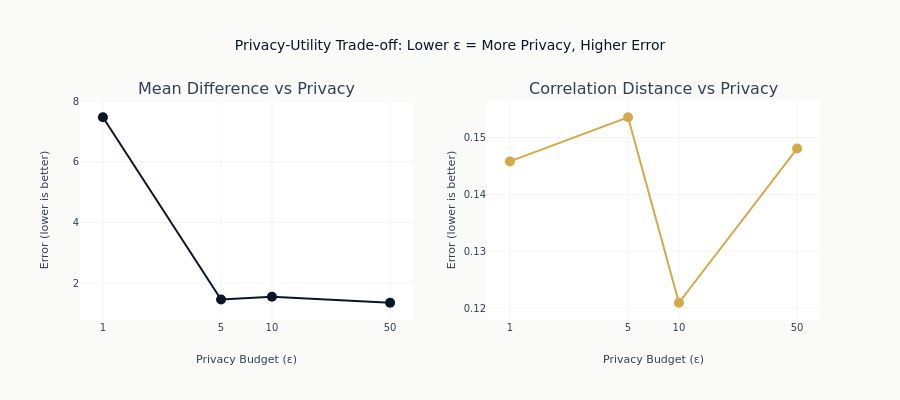

This figure's notebook cell:
### Code cell
# Plot trade-off
results_df = pl.DataFrame(tradeoff_results)

fig = make_subplots(
    rows=1,
    cols=2,
    subplot_titles=["Mean Difference vs Privacy", "Correlation Distance vs Privacy"],
)

fig.add_trace(
    go.Scatter(
        x=results_df["epsilon"].to_list(),
        y=results_df["mean_diff"].to_list(),
        mode="lines+markers",
        marker=dict(size=10),
        line_color=COLORS["blue"],
    ),
    row=1,
    col=1,
)
fig.add_trace(
    go.Scatter(
        x=results_df["epsilon"].to_list(),
        y=results_df["corr_diff"].to_list(),
        mode="lines+markers",
        marker=dict(size=10),
        line_color=COLORS["amber"],
    ),
    row=1,
    col=2,
)

fig.update_xaxes(
    title_text="Privacy Budget (ε)",
    type="log",
    tickvals=[1, 5, 10, 50],
    ticktext=["1", "5", "10", "50"],
)
fig.update_yaxes(title_text="Error (lower is better)")
fig.update_layout(
    title="Privacy-Utility Trade-off: Lower ε = More Privacy, Higher Error",
    height=400,
    showlegend=False,
    template="ml4t",
)
fig.show()

### Figure 1 — Plotly figure (JSON) as saved in the notebook; plotly's stock layout.template omitted (floating-point values rounded to 4 significant figures)
{"data": [{"line": {"color": "#0a1628"}, "marker": {"size": 10}, "mode": "lines+markers", "type": "scatter", "x": [1.0, 5.0, 10.0, 50.0], "xaxis": "x", "y": [7.475, 1.459, 1.546, 1.349], "yaxis": "y"}, {"line": {"color": "#D4A84B"}, "marker": {"size": 10}, "mode": "lines+markers", "type": "scatter", "x": [1.0, 5.0, 10.0, 50.0], "xaxis": "x2", "y": [0.1458, 0.1536, 0.121, 0.1481], "yaxis": "y2"}], "layout": {"annotations": [{"font": {"size": 16}, "showarrow": false, "text": "Mean Difference vs Privacy", "x": 0.225, "xanchor": "center", "xref": "paper", "y": 1.0, "yanchor": "bottom", "yref": "paper"}, {"font": {"size": 16}, "showarrow": false, "text": "Correlation Distance vs Privacy", "x": 0.775, "xanchor": "center", "xref": "paper", "y": 1.0, "yanchor": "bottom", "yref": "paper"}], "height": 400, "showlegend": false, "title": {"text": "Privacy-Utility Trade-off: Lower ε = More Privacy, Higher Error"}, "xaxis": {"anchor": "y", "domain": [0.0, 0.45], "ticktext": ["1", "5", "10", "50"], "tickvals": [1, 5, 10, 50], "title": {"text": "Privacy Budget (ε)"}, "type": "log"}, "xaxis2": {"anchor": "y2", "domain": [0.55, 1.0], "ticktext": ["1", "5", "10", "50"], "tickvals": [1, 5, 10, 50], "title": {"text": "Privacy Budget (ε)"}, "type": "log"}, "yaxis": {"anchor": "x", "domain": [0.0, 1.0], "title": {"text": "Error (lower is better)"}}, "yaxis2": {"anchor": "x2", "domain": [0.0, 1.0], "title": {"text": "Error (lower is better)"}}}}
